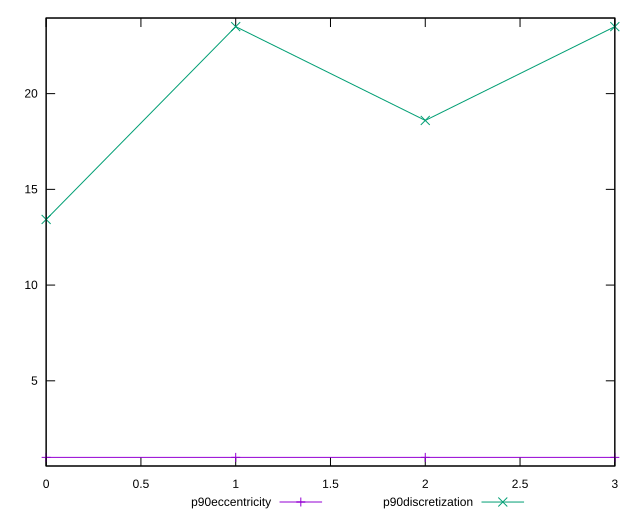

This chart was generated by the following gnuplot code:
reset

$p90Eccentricity <<EOF
0 1.0000000000000007
1 0.999999999999998
2 1.0000000000000009
3 0.9999999999999996
EOF

$p90Discretization <<EOF
0 13.428571428571429
1 23.5
2 18.6
3 23.5
EOF

set key outside below
set xrange [0:3]
set yrange [0.5499999999999979:23.95]
set trange [0.5499999999999979:23.95]
set terminal svg size 640, 520 enhanced background rgb 'white'
set output "report/report_00029_2021-02-24T13-36-40.390Z/meta/score-difference/progression/eccentricity.svg"

plot $p90Eccentricity title "p90eccentricity" with linespoints, \
     $p90Discretization title "p90discretization" with linespoints

reset
